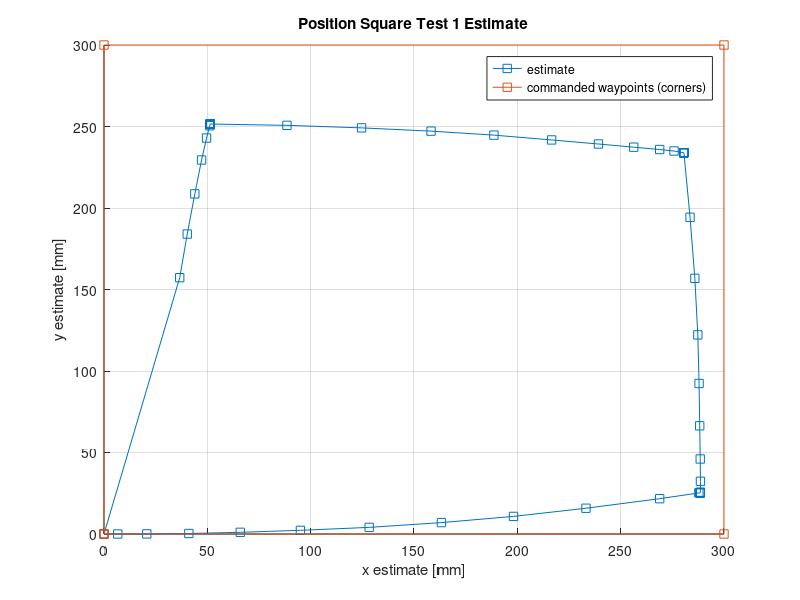
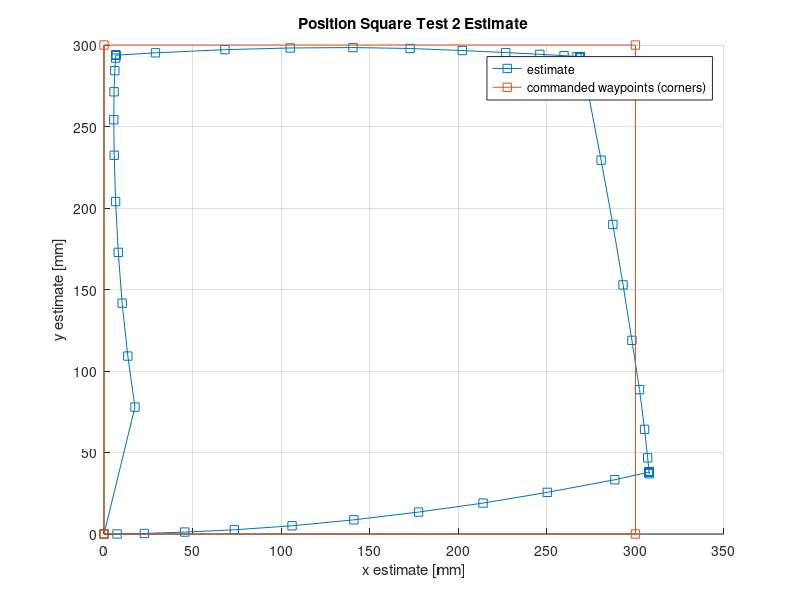

Recreate these plots in MATLAB, in order.
fileID = fopen('squaretest.txt','r');
fileID2 = fopen('squaretest2.txt','r');

formatSpec = '%f %f';
formatSpec2 = '%f %f';

sizeA = [2 Inf];
sizeB = [2 Inf];

A = fscanf(fileID,formatSpec,sizeA);
B = fscanf(fileID2,formatSpec2,sizeB);

figure(1);
hold on;
title('Position Square Test 1 Estimate');
xlabel('x estimate [mm]');
ylabel('y estimate [mm]');
h = plot(A(1,:),A(2,:));
set(h,'Marker','square');
grid on;
x = [0,300,300,0,0];
y = [0,0,300,300,0];
h = plot(x,y);
set(h,'Marker','square');
legend('estimate','commanded waypoints (corners)');
hold off;

figure(2);
hold on;
title('Position Square Test 2 Estimate');
xlabel('x estimate [mm]');
ylabel('y estimate [mm]');
h = plot(B(1,:),B(2,:));
set(h,'Marker','square');
grid on;
h = plot(x,y);
set(h,'Marker','square');
legend('estimate','commanded waypoints (corners)');
hold off;
